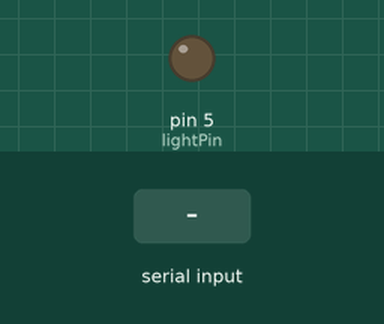
The sketch below on a simulated Arduino Uno, built with avr-gcc and run on an emulated ATmega328P. Parts: output pins drawn as LEDs (lit = HIGH). The test bench sets the inputs (shaded band).

Above: at 1.2 s.
1.3 s: "-" received over Serial
At 3.3 s:
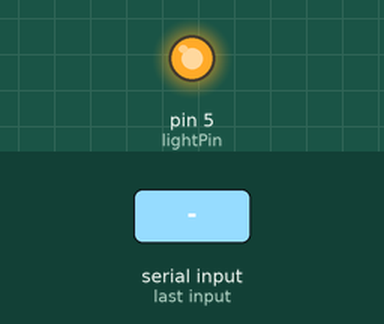
Timing chart, 0 to 5.3 s (numbered marks = the images above; inputs shaded):
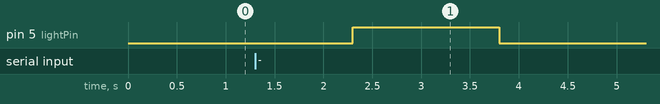

Measured:
- after the input at 1.3 s, pin 5 (lightPin): LOW → HIGH after 1.0 s, → LOW 1.5 s later

The sketch:

blink1.ino
```cpp
/*  Created on 2022
 *  Last modification: 23rd April 2022
 *  This code permits to write dots and dashes in a Serial Monitor and they are executed on the LED
 */
int lightPin = 5;           // LED connected to pin number 5

void setup() {
  pinMode(lightPin, OUTPUT);
  digitalWrite(lightPin, LOW);
  Serial.begin(9600);       // opens serial port, sets data rate to 9600 bps
}

void loop() {
  // main code, to run repeatedly
  if (Serial.available()) {
    String input = Serial.readString();
    String morse = filterMorse(input);
    showMorse(morse);
  }
}

String filterMorse(String input) {
  int inputLength = input.length();
  String outputString = "";
// for loop is a control structure used to repeat certain instructions a certain number of times
  for (int i = 0; i < inputLength; i++) {
    char c = input[i];
    if (c == '-' || c == '.') {
      outputString += c;
    }
  }

  return outputString;
}

void showMorse(String morse) {
  int morseLength = morse.length();

  for (int i = 0; i < morseLength; i++) {
    char c = morse[i];

    digitalWrite(lightPin, HIGH);

    if (c == '-') {
      // dash
      delay(1500);
    } else {
      // dot
      delay(500);
    }

    digitalWrite(lightPin, LOW);
    delay(500);
  }
}
```
